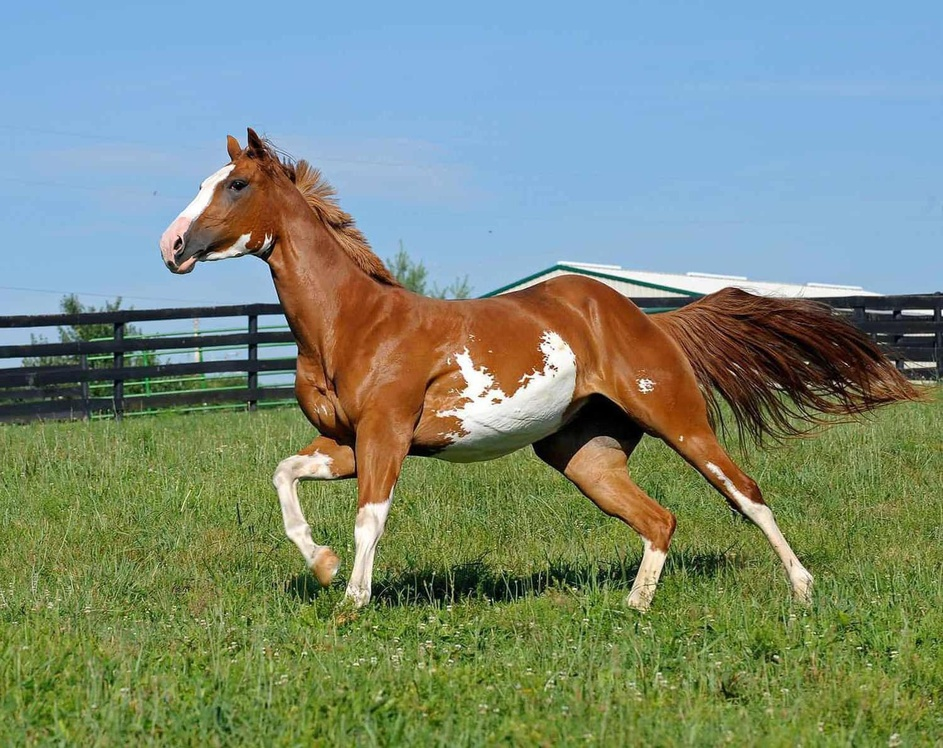
#> input picture src/automated/horse_orig.jpg, 943 x 748 px, shrunk from 1500 x 1191 before the run
$ python canny_edge.py
#> lines starting #> are read from the running program, lines starting #| are printed output that depends on the picture; after the words box and inside, x2 and y2 are one past the last pixel; in counts of white or black regions, pixels touching at a corner belong together
import cv2

infile = 'horse_orig.jpg'
outfile = 'horse_canny.jpg'

image = cv2.imread(infile)
#> image is the input picture: shape (748, 943, 3); mean B, G, R 122, 140.3, 123.5
image_edges = cv2.Canny(image, 100, 200)
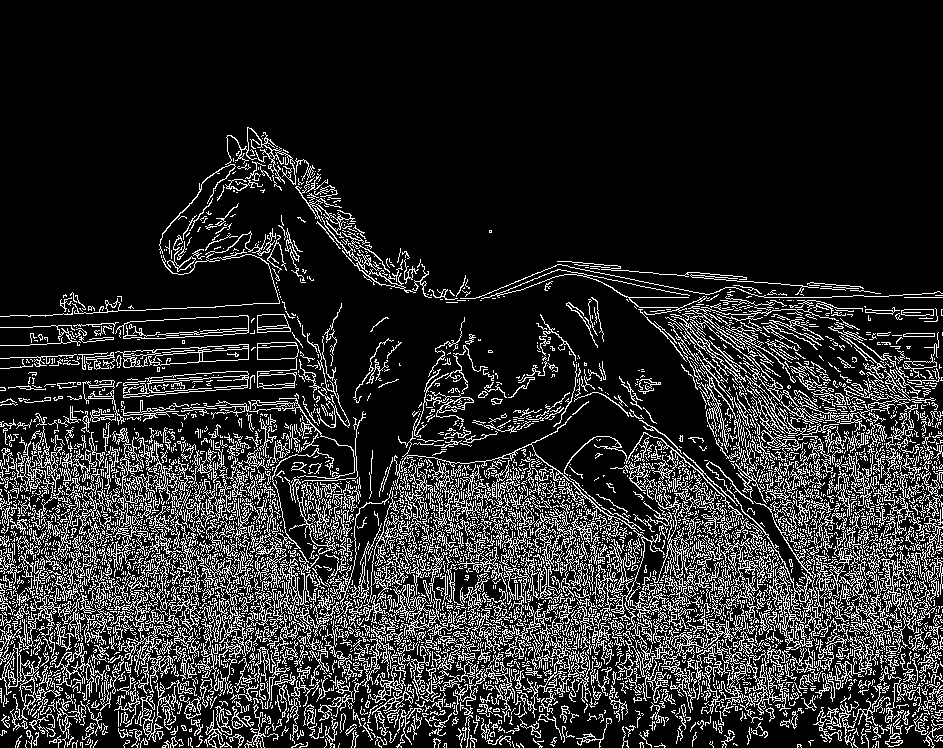
#> image_edges: shape (748, 943); 16.6% white in thin lines or dots, all inside (x1, y1, x2, y2) = (0, 127, 943, 748)
cv2.imwrite(outfile, image_edges)
